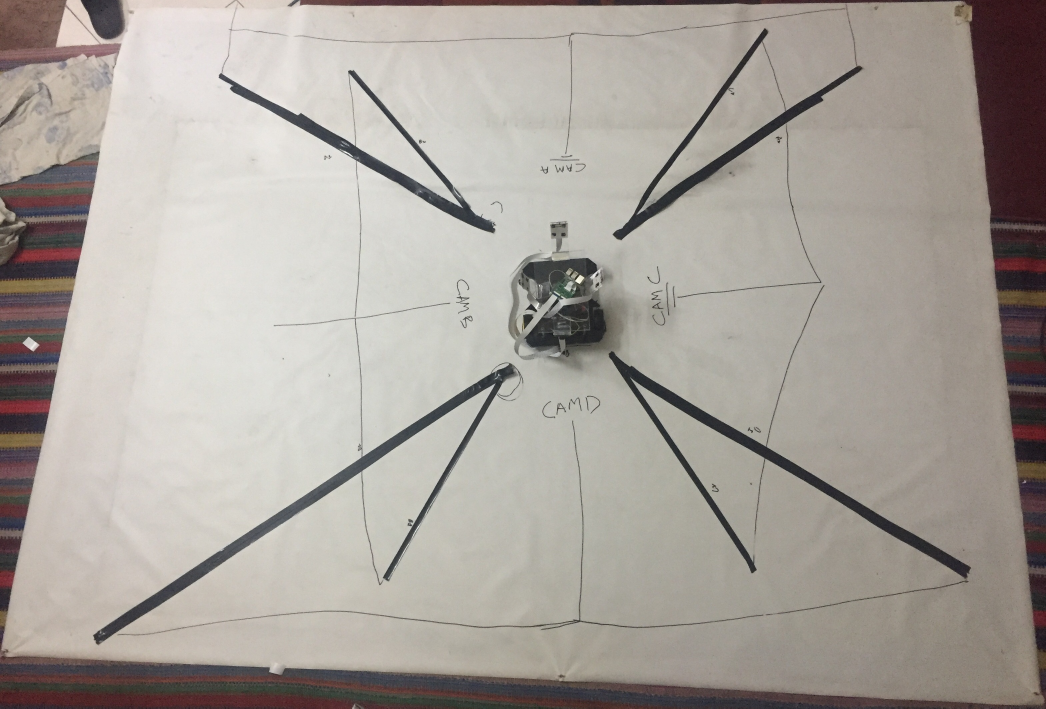
#> input picture 3. Birds Eye View (BEV)/BEV Camera Show (Crop).jpg, 3137 x 2125 px (shown at 1/3 size)
$ jupyter execute 'Experiment 1.ipynb'   (older library calls are emulated)
#> lines starting #> are read from the running program, lines starting #| are printed output that depends on the picture; after the words box and inside, x2 and y2 are one past the last pixel; in counts of white or black regions, pixels touching at a corner belong together
#> in main, imgCrop is the input picture: shape (2125, 3137, 3); mean B, G, R 156, 162.6, 168.9
 "1. GET SQUARE/RECTANGLE GROUND"
===============================

[cell 1]
import cv2
import numpy as np
import glob
import os
import math

counter = 0
circles = np.zeros((4,2), np.int)
pathResultImages = r"Result_Images\\"

# [7 lines left out: function mousePoints, not called in this run]
        #print(circles)

def resizeImgCrop(img):
    print("==> resizeImgCrop")
    height = img.shape[0]
    width = img.shape[1]
    print("Height: ", height)
#| Height:  2125
    print("Width: ", width)
#| Width:  3137
    Ratio = 3
    newHeight = int(height/Ratio)
    newWidtht = int(width/Ratio)
    print("newHeight: ", newHeight)
#| newHeight:  708
    print("newWidtht: ", newWidtht)
#| newWidtht:  1045
    print()
    return newWidtht, newHeight

def getRealCoordinate(circles):
    leftTop = circles[0]
    rghtTop = circles[1]
    leftDwn = circles[2]
    rghtDwn = circles[3]
    return leftTop, rghtTop, leftDwn, rghtDwn

def getLengthWidthGround(leftTop, rghtTop, leftDwn, rghtDwn):
    # Length Top (left Top - right Top)
    lengthGroundTop = int( math.sqrt((abs(leftTop[0] - rghtTop[0]))**2 + (abs(leftTop[1] - rghtTop[1]))**2) )
    # Length Down (left Down - right Down)
    lengthGroundDown = int( math.sqrt((abs(leftDwn[0] - rghtDwn[0]))**2 + (abs(leftDwn[1] - rghtDwn[1]))**2) )
    # Width Left (left Top - left Down)
    widthGroundLeft = int( math.sqrt((abs(leftTop[0] - leftDwn[0]))**2 + (abs(leftTop[1] - leftDwn[1]))**2) )
    # Width Right (right Top - right Down)
    widthGroundRight = int( math.sqrt((abs(rghtTop[0] - rghtDwn[0]))**2 + (abs(rghtTop[1] - rghtDwn[1]))**2) )
    # =============== Find The Biggest
    if lengthGroundTop > lengthGroundDown:
        lengthGround = lengthGroundTop
    else:
        lengthGround = lengthGroundDown
    if widthGroundLeft > widthGroundRight:
        widthGround = widthGroundLeft
    else:
        widthGround = widthGroundRight
    return lengthGround, widthGround

def convertGround(leftTop,rghtTop,leftDwn,rghtDwn, lengthGround,widthGround):
    # Real Images
    pts1 = np.float32([leftTop,rghtTop,leftDwn,rghtDwn])
    # Destination Parameter Images (Rectangle)
    pts2 = np.float32([(0,0),(lengthGround,0),(0,widthGround),(lengthGround,widthGround)])
    matrix = cv2.getPerspectiveTransform(pts1,pts2)
    return matrix

def main():
    global counter
    #================================================
    # Crop Filename Images
    cropImageName = "BEV Camera Show (Crop).jpg"
    imgCrop = cv2.imread(cropImageName)
    # Get Parameter for Resize
    newWidtht, newHeight = resizeImgCrop(imgCrop)
#> newWidtht = 1045; newHeight = 708
    while True:
        # Resize
        imgCrop = cv2.resize(imgCrop, (newWidtht, newHeight))
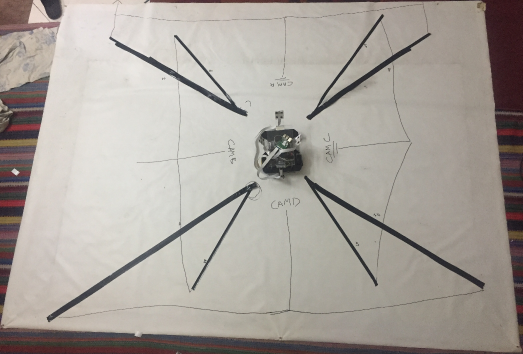
#> imgCrop: shape (708, 1045, 3) (shown at 1/2 size); mean B, G, R 155.8, 162.5, 168.8
        # Show
        cv2.imshow(cropImageName, imgCrop)
        # Get Coordinate to Get Square/Rectangle Ground
        for x in range(0,4):
            cv2.circle(imgCrop,(circles[x][0], circles[x][1]), 3, (0,255,0), cv2.FILLED)
#> imgCrop: shape (708, 1045, 3); under 0.01% of pixels changed, all inside (x1, y1, x2, y2) = (0, 0, 4, 4)
        # Click Mouse
        cv2.setMouseCallback(cropImageName, mousePoints)
        if (cv2.waitKey(1) & 0xFF == ord('q')) or counter == 4:
#> (key q is pressed here)
            break
        cv2.waitKey(1)
    cv2.destroyAllWindows()
    counter = 0

    # Get Real Coordinate
    leftTopGround, rghtTopGround, leftDwnGround, rghtDwnGround = getRealCoordinate(circles)
    print("Get Real Coordinate: ", leftTopGround, rghtTopGround, leftDwnGround, rghtDwnGround)
    # Get Length and Width Ground
    lengthGround, widthGround = getLengthWidthGround(leftTopGround, rghtTopGround, leftDwnGround, rghtDwnGround)
    print("Get Length and Width Ground: ", lengthGround, widthGround)

    # ================== Changes Image to Rectangle
    Matrix = convertGround(leftTopGround,rghtTopGround,leftDwnGround,rghtDwnGround, lengthGround,widthGround)
#> in convertGround, `matrix = cv2.getPerspectiveTransform(pts1,pts2)`: matrix = [[3.18e-17, 0.5, 0], [-2.08e-16, 3.16e-17, 0], [0.5, 0.5, 0.5]]
#> Matrix has the same summary as matrix in convertGround
    # Read Image
    imgCrop = cv2.imread(cropImageName)
    # Resize
    imgCrop = cv2.resize(imgCrop, (newWidtht, newHeight))
    imgGround = cv2.warpPerspective(imgCrop,Matrix,(lengthGround,widthGround))
    # Show Image
    cv2.imshow("-Convert-" + cropImageName, imgGround)
    cv2.waitKey(0)
    cv2.destroyAllWindows()
    # Write New Image
    cv2.imwrite(pathResultImages + "1.Rectangle-" + cropImageName, imgGround)

    # New Image Shape
    print()
    print("==> Size New Rectangle Image")
    newHeight = imgGround.shape[0]
    newWidth = imgGround.shape[1]
    print("Height: ", newHeight)
#| Height:  708
    print("Width: ", newWidth)
#| Width:  1045


if __name__ == '__main__':
    # Calling main() function
    main()

==> resizeImgCrop
Height:  2125
Width:  3137
newHeight:  708
newWidtht:  1045

Get Real Coordinate:  [131   9] [961   2] [  3 652] [1042  704]
Get Length and Width Ground:  1040 706

==> Size New Rectangle Image
Height:  706
Width:  1040

"2. Convert Birds Eye View Camera A"
===================================

[cell 2]
import cv2
import numpy as np
import glob
import os
import math

counter = 0
counterBEV = 0
circlesConvert = np.zeros((16,2), np.int)
circlesBEV = np.zeros((12,2), np.int)
pathResultImages = r"Result_Images\\"

# >>>>>>>>>>>>>>>>>>>>>>>>>>>>>>>>>>>>>>>>>>>>>>>>>>>>>>>>>>>>>>>>>>>>>>>>>>>>>>>>>>>
def readCamera(Camera_Filename):
    camera = cv2.imread(Camera_Filename)
    if (Camera_Filename[:8] == "Camera_A"):
        camera = cv2.rotate(camera, cv2.ROTATE_180)
        # Rotate A - No 180 Degree
    elif (Camera_Filename[:8] == "Camera_B"):
        # Rotate B - Rotate 90 COUNTERCLOCKWISE
        camera = cv2.rotate(camera, cv2.cv2.ROTATE_90_COUNTERCLOCKWISE)
    elif (Camera_Filename[:8] == "Camera_C"):
        # Camera C - Rotate 90 CLOCKWISE
        camera = cv2.rotate(camera, cv2.cv2.ROTATE_90_CLOCKWISE)
    elif (Camera_Filename[:8] == "Camera_D"):
        # Camera D - No Rotate
        pass
    return camera
# >>>>>>>>>>>>>>>>>>>>>>>>>>>>>>>>>>>>>>>>>>>>>>>>>>>>>>>>>>>>>>>>>>>>>>>>>>>>>>>>>>>

#===================================================================================
# [15 lines left out: functions mousePointsBEV, mousePoints, not called in this run]
        #print(circlesConvert)
#===================================================================================

#===================================================================================
def getCoordinateCamera(imgCameraA,imgCameraB,imgCameraC,imgCameraD,  circlesConvert):
    for x in range(0,16):
        cv2.circle(imgCameraA,(circlesConvert[x][0], circlesConvert[x][1]), 3, (0,255,0), cv2.FILLED)
        cv2.circle(imgCameraB,(circlesConvert[x][0], circlesConvert[x][1]), 3, (0,255,0), cv2.FILLED)
        cv2.circle(imgCameraC,(circlesConvert[x][0], circlesConvert[x][1]), 3, (0,255,0), cv2.FILLED)
        cv2.circle(imgCameraD,(circlesConvert[x][0], circlesConvert[x][1]), 3, (0,255,0), cv2.FILLED)
def getCoordinateBEV(imgBEV, circlesBEV):
    for x in range(0,12):
        cv2.circle(imgBEV,(circlesBEV[x][0], circlesBEV[x][1]), 3, (0,255,0), cv2.FILLED)
#===================================================================================

#===================================================================================
def clickMouseCamera(Camera_A_Name,Camera_B_Name,Camera_C_Name,Camera_D_Name, mousePoints):
    cv2.setMouseCallback(Camera_A_Name, mousePoints)
    cv2.setMouseCallback(Camera_B_Name, mousePoints)
    cv2.setMouseCallback(Camera_C_Name, mousePoints)
    cv2.setMouseCallback(Camera_D_Name, mousePoints)
def clickMouseBEV(BEV_Name, mousePointsBEV):
    cv2.setMouseCallback(BEV_Name, mousePointsBEV)
#===================================================================================

#===================================================================================
def showLineSmallSquare(pointLeftTop, pointRightTop, pointLeftDwn, pointRightDwn, BEV_PathName):
    color = (0,0,255)
    thickness=2
    img = cv2.imread(BEV_PathName)
    cv2.line(img, tuple(pointLeftTop), tuple(pointRightTop), color, thickness)
    cv2.line(img, tuple(pointRightTop), tuple(pointRightDwn), color, thickness)
    cv2.line(img, tuple(pointRightDwn), tuple(pointLeftDwn), color, thickness)
    cv2.line(img, tuple(pointLeftDwn), tuple(pointLeftTop), color, thickness)
    cv2.imshow('Show Line Small Square', img)
    cv2.waitKey(0)
    cv2.destroyAllWindows()
    return img
#===================================================================================

# >>>>>>>>>>>>>>>>>>>>>>>>>>>>>>>>>>>>>>>>>>>>>>>>>>>>>>>>>>>>>>>>>>>>>>>>>>>>>>>>>>>
def convertBEV(Cnv1st,Cnv2nd,Cnv3rd,Cnv4th, BEV1st,BEV2nd,BEV3rd,BEV4th):
    # Real Images
    pts1 = np.float32([Cnv1st,Cnv2nd,Cnv3rd,Cnv4th])
    # Destination Parameter Images (BEV)
    pts2 = np.float32([BEV1st,BEV2nd,BEV3rd,BEV4th])
    matrix = cv2.getPerspectiveTransform(pts1,pts2)
    return matrix
#===================================================================================
def showBEV_Result(img,Camera_Filename,matrix, width,height):
    imgBEV = cv2.warpPerspective(img,matrix, (width,height))
    cv2.imshow("-BEV-" + Camera_Filename, imgBEV)
    cv2.waitKey(0)
    cv2.destroyAllWindows()
    return imgBEV
# >>>>>>>>>>>>>>>>>>>>>>>>>>>>>>>>>>>>>>>>>>>>>>>>>>>>>>>>>>>>>>>>>>>>>>>>>>>>>>>>>>>

def main():
    global counter
    global counterBEV
    #================================================
    # Bird's Eye View Filename Image
    BEV_Name = "1.Rectangle-BEV Camera Show (Crop).jpg"
    BEV_PathName = pathResultImages + BEV_Name
    print("BEV_PathName:", BEV_PathName)
    imgBEV = cv2.imread(BEV_PathName)
    # Rotate BEV 180 Degree
    #imgBEV = cv2.rotate(imgBEV, cv2.ROTATE_180)
    # Flip Vertical Horizontal
    #imgBEV = cv2.flip(imgBEV, -1)
    print("==> Size New Rectangle Image")
    heightBEV = imgBEV.shape[0]
    widthBEV = imgBEV.shape[1]
    print("Height: ", heightBEV)
#| Height:  708
    print("Width: ", widthBEV)
#| Width:  1045
    print()

    # Camera Filename Images
    Camera_A_Name = "Camera_A_1.jpg"
    Camera_B_Name = "Camera_B_1.jpg"
    Camera_C_Name = "Camera_C_1.jpg"
    Camera_D_Name = "Camera_D_1.jpg"
    print("=> Filename: ", Camera_A_Name,Camera_B_Name,Camera_C_Name,Camera_D_Name)
    print()

    # Read Camera & Rotate
    imgCameraA = readCamera(Camera_A_Name)
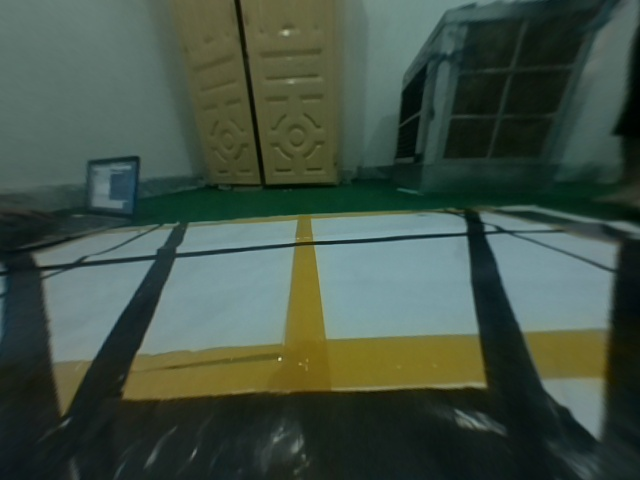
#> input picture 3. Birds Eye View (BEV)/Camera_A_1.jpg, 640 x 480 px
#> in readCamera, camera is the input picture: shape (480, 640, 3); mean B, G, R 69, 81.5, 66.1
#> in readCamera, `camera = cv2.rotate(camera, cv2.ROTATE_180)`:
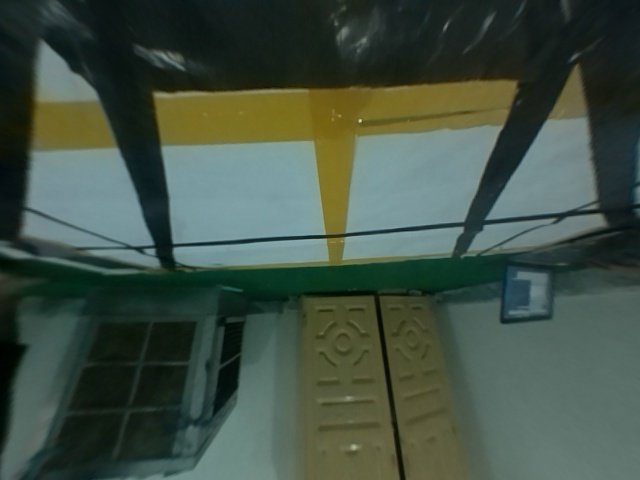
#> camera: shape (480, 640, 3); mean B, G, R 69, 81.5, 66.1
    imgCameraB = readCamera(Camera_B_Name)
#> call 2 of readCamera, with Camera_Filename = 'Camera_B_1.jpg'
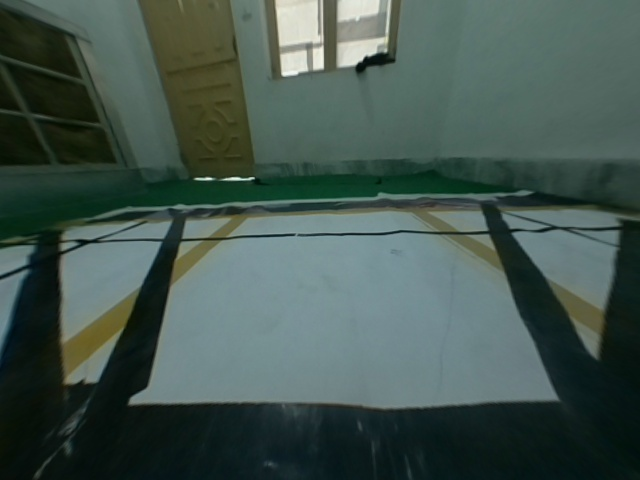
#> input picture 3. Birds Eye View (BEV)/Camera_B_1.jpg, 640 x 480 px
#> in readCamera, camera is the input picture: shape (480, 640, 3); mean B, G, R 78.8, 85.6, 67.5
#> in readCamera (call 2), `camera = cv2.rotate(camera, cv2.cv2.ROTATE_90_COUNTERCLOCKWISE)`:
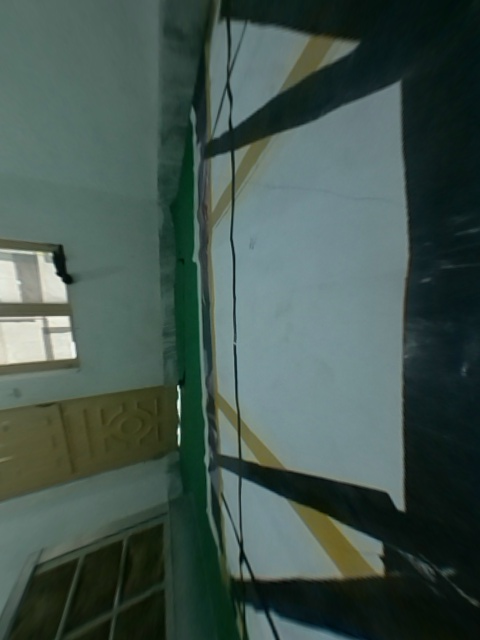
#> camera: shape (640, 480, 3); mean B, G, R 78.8, 85.6, 67.5
    imgCameraC = readCamera(Camera_C_Name)
#> call 3 of readCamera, with Camera_Filename = 'Camera_C_1.jpg'
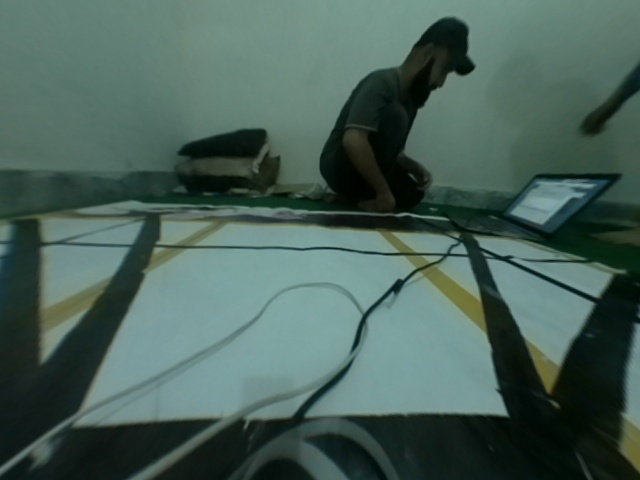
#> input picture 3. Birds Eye View (BEV)/Camera_C_1.jpg, 640 x 480 px
#> in readCamera, camera is the input picture: shape (480, 640, 3); mean B, G, R 89, 97.2, 73.1
#> in readCamera (call 3), `camera = cv2.rotate(camera, cv2.cv2.ROTATE_90_CLOCKWISE)`:
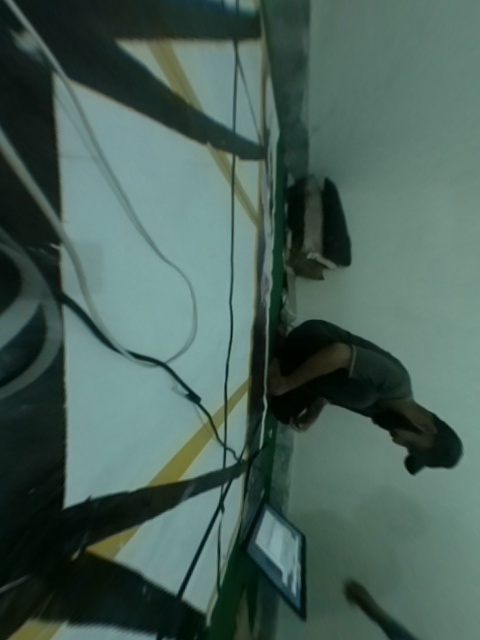
#> camera: shape (640, 480, 3); mean B, G, R 89, 97.2, 73.1
    imgCameraD = readCamera(Camera_D_Name)
#> call 4 of readCamera, with Camera_Filename = 'Camera_D_1.jpg'
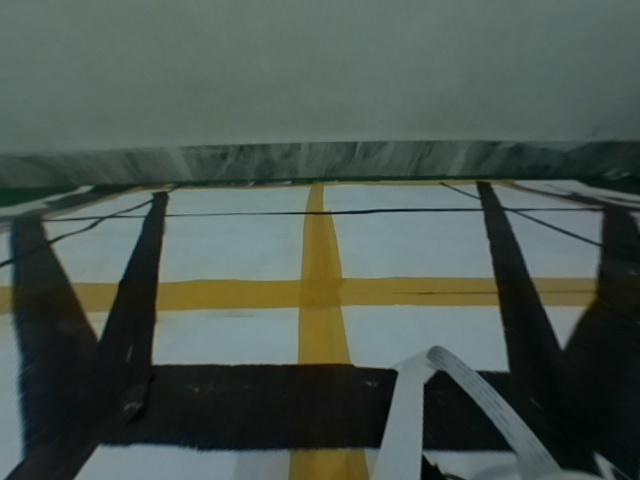
#> input picture 3. Birds Eye View (BEV)/Camera_D_1.jpg, 640 x 480 px
#> in readCamera, camera is the input picture: shape (480, 640, 3); mean B, G, R 79.8, 86.8, 75.3

    while True:
        # Show
        cv2.imshow(Camera_A_Name, imgCameraA)
        cv2.imshow(Camera_B_Name, imgCameraB)
        cv2.imshow(Camera_C_Name, imgCameraC)
        cv2.imshow(Camera_D_Name, imgCameraD)
        cv2.imshow(BEV_Name, imgBEV)
        # Get Coordinate Camera
        getCoordinateCamera(imgCameraA,imgCameraB,imgCameraC,imgCameraD,  circlesConvert)
#> (the rest of the program and of its run is left out)
